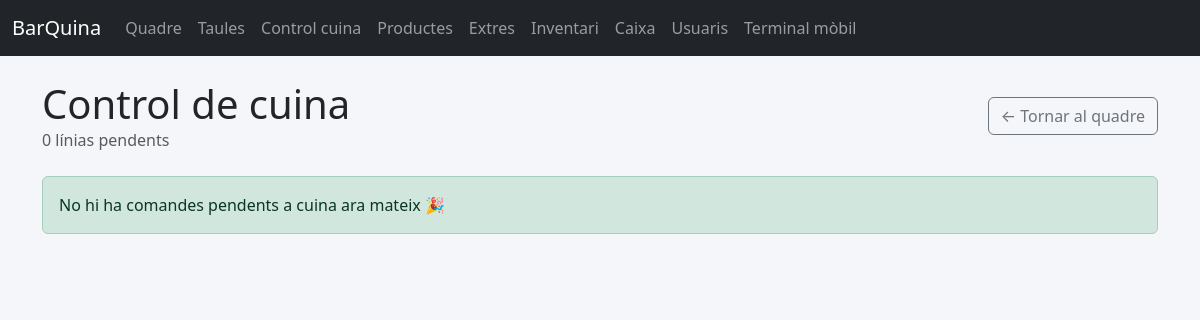
Before: /kitchen/ with the older database file.
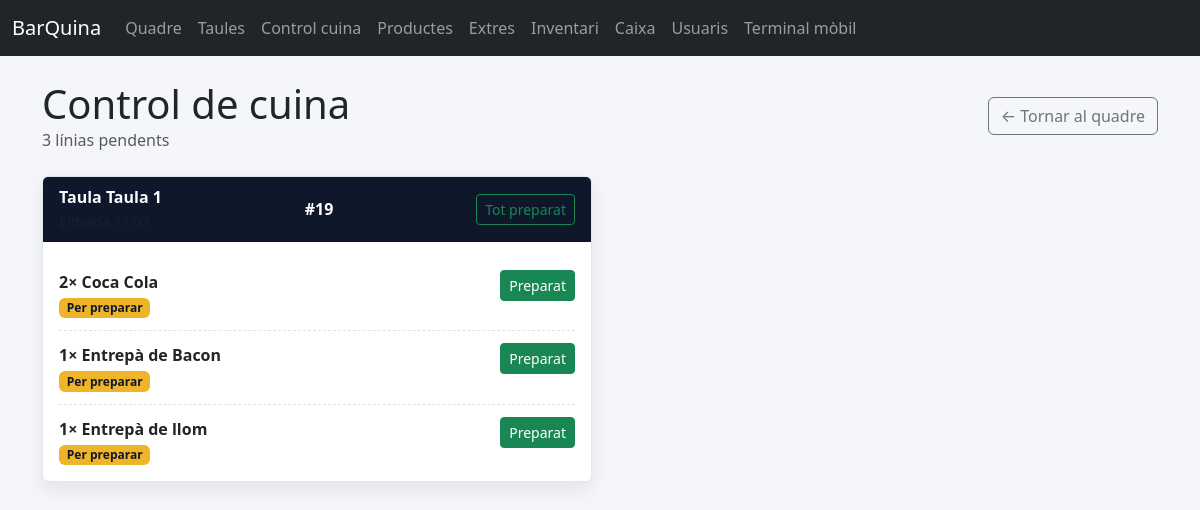
After: the same page with the newer database file.
### app/models.py (models this page shows, shortened)
class Order(db.Model):
    __tablename__ = "orders"
    id = db.Column(db.Integer, primary_key=True)
    table_id = db.Column(db.Integer, db.ForeignKey("tables.id"), nullable=False)
    created_by_id = db.Column(db.Integer, db.ForeignKey("staff_users.id"))
    status = db.Column(db.String(32), default=FulfillmentStatus.PENDING_DELIVERY.value, nullable=False)
    fulfillment_status = db.Column(
        db.Enum(FulfillmentStatus), default=FulfillmentStatus.PENDING_DELIVERY, nullable=False
    )
    payment_status = db.Column(db.Enum(PaymentStatus), default=PaymentStatus.PENDING_PAYMENT, nullable=False)
    notes = db.Column(db.Text)
    created_at = db.Column(db.DateTime, default=datetime.utcnow)
    updated_at = db.Column(db.DateTime, default=datetime.utcnow, onupdate=datetime.utcnow)
    table = db.relationship("Table", back_populates="orders")
    created_by = db.relationship("StaffUser", back_populates="orders")
    items = db.relationship("OrderItem", back_populates="order", cascade="all, delete-orphan")
    payments = db.relationship("Payment", back_populates="order", cascade="all, delete-orphan")

class Table(db.Model):
    __tablename__ = "tables"
    id = db.Column(db.Integer, primary_key=True)
    name = db.Column(db.String(50), unique=True, nullable=False)
    seats = db.Column(db.Integer, default=4)
    orders = db.relationship("Order", back_populates="table", cascade="all, delete-orphan")

class OrderItem(db.Model):
    __tablename__ = "order_items"
    id = db.Column(db.Integer, primary_key=True)
    order_id = db.Column(db.Integer, db.ForeignKey("orders.id"), nullable=False)
    product_id = db.Column(db.Integer, db.ForeignKey("products.id"), nullable=False)
    quantity = db.Column(db.Integer, default=1)
    unit_price = db.Column(db.Float, nullable=False)
    status = db.Column(db.Enum(OrderItemStatus), default=OrderItemStatus.PENDING, nullable=False)
    notes = db.Column(db.String(120))
    order = db.relationship("Order", back_populates="items")
    product = db.relationship("Product", back_populates="order_items")
    payment_links = db.relationship("PaymentItem", back_populates="order_item", cascade="all, delete-orphan")
    extras = db.relationship("OrderItemExtra", back_populates="order_item", cascade="all, delete-orphan")

class Product(db.Model):
    __tablename__ = "products"
    id = db.Column(db.Integer, primary_key=True)
    name = db.Column(db.String(80), nullable=False)
    legacy_category = db.Column("category", db.String(30))
    category_id = db.Column(db.Integer, db.ForeignKey("categories.id"), nullable=False)
    price = db.Column(db.Float, nullable=False)
    is_active = db.Column(db.Boolean, default=True)
    order_items = db.relationship("OrderItem", back_populates="product")
    product_extras = db.relationship(
        "ProductExtra",
        back_populates="product",
        cascade="all, delete-orphan",
        lazy="joined",
    )
    extras = db.relationship(
        "Extra",
        secondary="product_extras",
        viewonly=True,
        lazy="joined",
        order_by="Extra.name",
    )
    category = db.relationship("Category", back_populates="products", lazy="joined")

### app/blueprints/kitchen/routes.py (the view)
@bp.route("/")
def queue():
    pending_orders = _pending_order_groups()
    total_pending_items = sum(len(items) for _, items in pending_orders)
    return render_template(
        "kitchen/queue.html",
        pending_orders=pending_orders,
        total_pending_items=total_pending_items,
    )

### app/blueprints/kitchen/routes.py (called while the page is built)
def _pending_order_groups() -> list[tuple[Order, list[OrderItem]]]:
    orders = (
        Order.query.options(
            joinedload(Order.table),
            joinedload(Order.items).joinedload(OrderItem.product),
            joinedload(Order.items).joinedload(OrderItem.extras),
        )
        .filter(Order.fulfillment_status != FulfillmentStatus.SERVED)
        .order_by(Order.created_at.asc())
        .all()
    )
    pending: list[tuple[Order, list[OrderItem]]] = []
    for order in orders:
        items = [item for item in order.items if item.status == OrderItemStatus.PENDING]
        if items:
            pending.append((order, items))
    return pending

### app/templates/kitchen/queue.html (shortened to what this page needs)
{% extends "base.html" %}
{% block content %}
<div class="d-flex flex-wrap justify-content-between align-items-center gap-3 mb-4">
    <div>
        <h1 class="mb-0">Control de cuina</h1>
        <p class="text-muted mb-0">{{ total_pending_items }} línia{% if total_pending_items != 1 %}s{% endif %} pendents</p>
    </div>
    <div class="d-flex gap-2">
        <a class="btn btn-outline-secondary" href="/">← Tornar al quadre</a>
    </div>
</div>
{% if pending_orders %}
<div class="row g-3">
    {% for order, items in pending_orders %}
    <div class="col-12 col-lg-6">
        <div class="card kitchen-ticket">
            <div class="card-header d-flex justify-content-between align-items-center">
                <div>
                    <div class="fw-bold">Taula {{ order.table.name }}</div>
                    <small class="text-muted">Entrada {{ order.created_at.strftime('%H:%M') }}</small>
                </div>
                <span class="badge text-bg-dark-emphasis kitchen-order-badge">#{{ order.id }}</span>
                <form method="post" action="{{ url_for('kitchen.mark_order_ready', order_id=order.id) }}">
                    <button class="btn btn-sm btn-outline-success" type="submit">Tot preparat</button>
                </form>
            </div>
            <div class="card-body">
                <ul class="list-unstyled mb-0">
                    {% for item in items %}
                    <li class="kitchen-line d-flex justify-content-between gap-3 align-items-start">
                        <div>
                            <div class="fw-semibold d-flex flex-column">
                                <span>{{ item.quantity }}× {{ item.product.name }}</span>
                                <span class="badge kitchen-preparing-badge align-self-start mt-1">Per preparar</span>
                            </div>
                        </div>
                        <form method="post" action="{{ url_for('kitchen.mark_item_ready', order_id=order.id, item_id=item.id) }}">
                            <button class="btn btn-success btn-sm">Preparat</button>
                        </form>
                    </li>
                    {% endfor %}
                </ul>
            </div>
        </div>
    </div>
    {% endfor %}
</div>
{% else %}
<div class="alert alert-success">No hi ha comandes pendents a cuina ara mateix 🎉</div>
{% endif %}
{% endblock %}

### app/templates/base.html (shortened to what this page needs)
<!doctype html>
<html lang="ca">
<head>
    <link rel="stylesheet" href="{{ url_for('static', filename='vendor/bootstrap.min.css') }}">
    <link rel="stylesheet" href="{{ url_for('static', filename='css/app.css') }}">
</head>
<body>
<nav class="navbar navbar-expand-lg navbar-dark bg-dark mb-4">
    <div class="container-fluid">
        <a class="navbar-brand" href="/">BarQuina</a>
        <div class="collapse navbar-collapse">
            <ul class="navbar-nav me-auto mb-2 mb-lg-0">
                <li class="nav-item"><a class="nav-link" href="/">Quadre</a></li>
                <li class="nav-item"><a class="nav-link" href="/tables">Taules</a></li>
                <li class="nav-item"><a class="nav-link" href="/kitchen/">Control cuina</a></li>
                <li class="nav-item"><a class="nav-link" href="/catalog/products">Productes</a></li>
                <li class="nav-item"><a class="nav-link" href="/catalog/extras">Extres</a></li>
                <li class="nav-item"><a class="nav-link" href="/catalog/inventory">Inventari</a></li>
                <li class="nav-item"><a class="nav-link" href="/cash/sessions">Caixa</a></li>
                <li class="nav-item"><a class="nav-link" href="/users/">Usuaris</a></li>
                <li class="nav-item"><a class="nav-link" href="/mobile/">Terminal mòbil</a></li>
            </ul>
        </div>
    </div>
</nav>
<div class="container">
    {% block content %}{% endblock %}
</div>
</body>
</html>

### app/static/css/app.css (style rules this page uses)
body { background-color: #f5f6fa; }
.kitchen-ticket { border: 1px solid #e3e5ec; box-shadow: 0 8px 18px rgba(15, 23, 42, 0.08); }
.kitchen-ticket .card-header { background-color: #0f172a; color: #f8fafc; }
.kitchen-order-badge { font-size: 1rem; padding: 0.35rem 0.75rem; border-radius: 999px; }
.kitchen-preparing-badge { background-color: #f0b429; color: #0f172a; }
.kitchen-line { border-bottom: 1px dashed rgba(15, 23, 42, 0.12); padding: 0.75rem 0; }
.kitchen-line:last-child { border-bottom: 0; padding-bottom: 0; }
.kitchen-line .btn { white-space: nowrap; }

Changed rows visible on the page:
added Order: table.name "Taula 1", id "19"
added OrderItem: quantity "2", product.name "Coca Cola"
added OrderItem: quantity "1", product.name "Entrepà de Bacon"
added OrderItem: quantity "1", product.name "Entrepà de llom"
Other visible differences:
{{ total_pending_items }}: "0" → "3"
text no longer shown: "No hi ha comandes pendents a cuina ara mateix 🎉"
